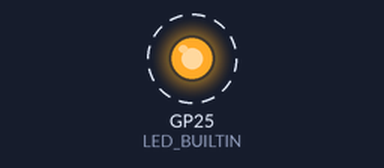
A program run on a simulated Raspberry Pi Pico. Shown: output pins drawn as LEDs (lit = HIGH). Dashed ring = blinking. What the program prints to the serial monitor is not drawn.

Above: at 1.5 s.
Timing chart, 0 to 5.6 s (numbered marks = the images above):
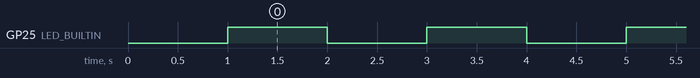

The program:

main.cpp
```cpp
#include <Arduino.h>
#include <Wire.h>

#define LED_R 18 //active low
#define LED_G 19 //active low
#define LED_B 20 //active low

#define LoRa_RxPin 1
#define LoRa_TxPin 0
#define GPS_RxPin 5
#define GPS_TxPin 4
#define Sensor_SDA 2
#define Sensor_SCL 3
#define SerialLoRa Serial1
#define SerialGPS Serial2
#define WireSensor Wire1
#define WireQT Wire

#define LoRa_AUX 29
#define LoRa_M0 28
#define LoRa_M1 27
#define Batt_Voltage 26
#define Button 23 //active low

void setup() {
  // put your setup code here, to run once:
  Serial.begin(115200);
  delay(1000);
  Serial.println("Hello World");
  SerialLoRa.setRX(LoRa_RxPin);
  SerialLoRa.setTX(LoRa_TxPin);
  SerialLoRa.begin(9600);
  SerialGPS.setRX(GPS_RxPin);
  SerialGPS.setTX(GPS_TxPin);
  SerialGPS.begin(9600);
  WireSensor.setSDA(Sensor_SDA);
  WireSensor.setSCL(Sensor_SCL);
  WireSensor.begin();
  WireQT.setSDA(12);
  WireQT.setSCL(13);
  WireQT.begin();
  pinMode(LED_BUILTIN, OUTPUT);
}

void loop() {
  // put your main code here, to run repeatedly:
  digitalWrite(LED_BUILTIN, HIGH);
  delay(1000);
  digitalWrite(LED_BUILTIN, LOW);
  delay(1000);
  Serial.println("loop");
}
```

Measured:
- by itself, GP25 (LED_BUILTIN): alternates HIGH for 1.0 s and LOW for 1.0 s
